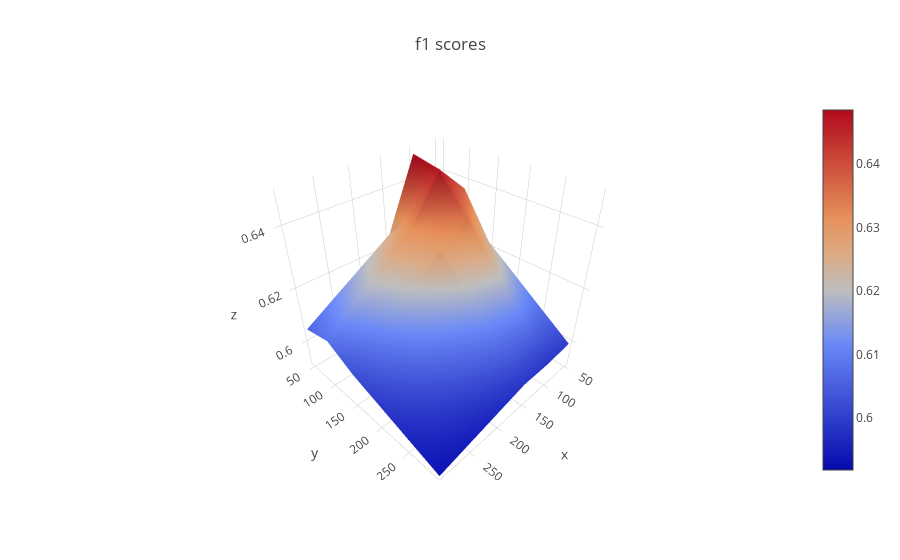
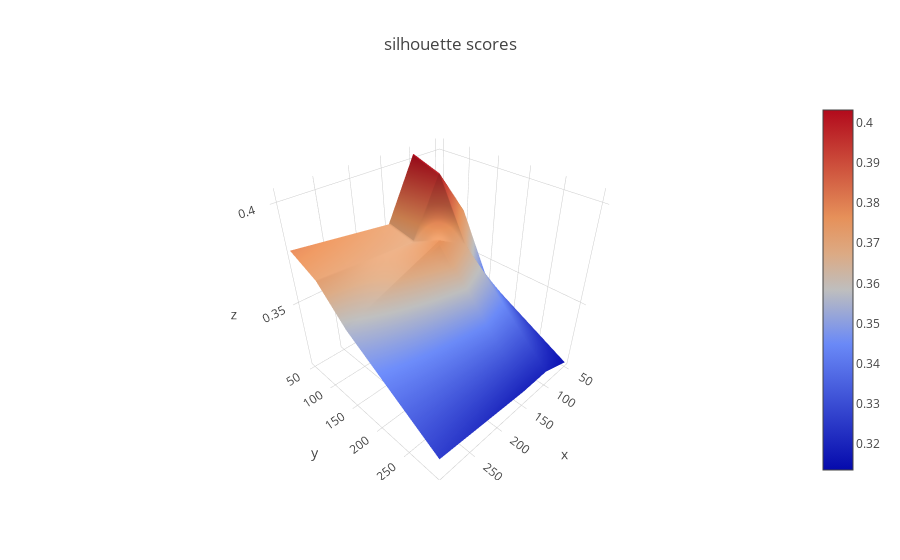
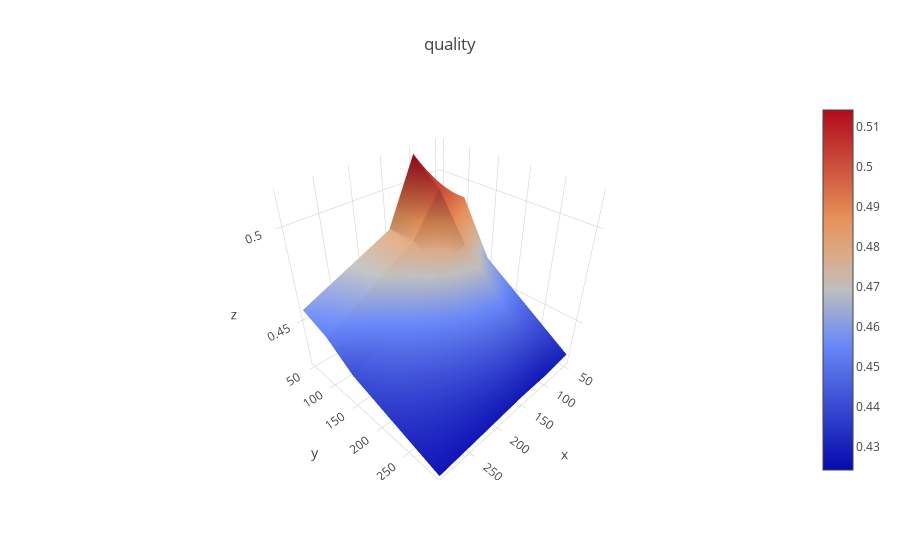
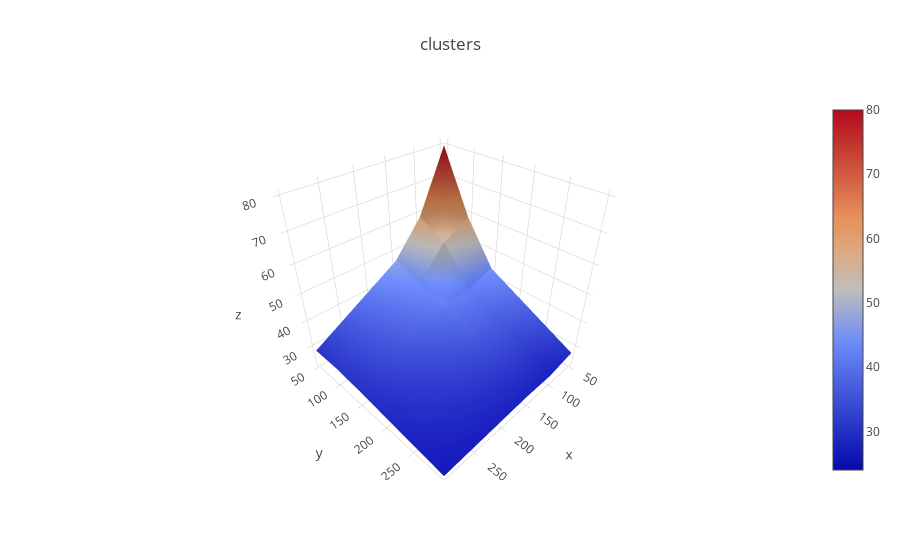

Write notebook code for charts like these, in order.
### Code cell
plot_surfaces(to_plot_f, to_plot_s, to_plot_q, clusters, min_sample_params, min_cluster_sizes)

### Figure 1 — Plotly figure (JSON) as saved in the notebook; plotly's stock layout.template omitted (floating-point values rounded to 4 significant figures)
{"data": [{"type": "surface", "x": [50, 100, 150, 300], "y": [50, 100, 150, 300], "z": [[0.6306, 0.6485, 0.6251, 0.6056], [0.6372, 0.6466, 0.6326, 0.6079], [0.6223, 0.6354, 0.6291, 0.6026], [0.5997, 0.5987, 0.5987, 0.5918]]}], "layout": {"title": "f1 scores"}}

### Figure 2 — Plotly figure (JSON) as saved in the notebook; plotly's stock layout.template omitted (floating-point values rounded to 4 significant figures)
{"data": [{"type": "surface", "x": [50, 100, 150, 300], "y": [50, 100, 150, 300], "z": [[0.3816, 0.4032, 0.3717, 0.3787], [0.3732, 0.3982, 0.3687, 0.3719], [0.34, 0.3672, 0.3766, 0.3563], [0.3136, 0.3199, 0.3199, 0.3246]]}], "layout": {"title": "silhouette scores"}}

### Figure 3 — Plotly figure (JSON) as saved in the notebook; plotly's stock layout.template omitted (floating-point values rounded to 4 significant figures)
{"data": [{"type": "surface", "x": [50, 100, 150, 300], "y": [50, 100, 150, 300], "z": [[0.4904, 0.5142, 0.4795, 0.4577], [0.4915, 0.5018, 0.48, 0.452], [0.4628, 0.478, 0.4714, 0.4407], [0.4296, 0.4278, 0.4278, 0.4242]]}], "layout": {"title": "quality"}}

### Figure 4 — Plotly figure (JSON) as saved in the notebook; plotly's stock layout.template omitted (floating-point values rounded to 4 significant figures)
{"data": [{"type": "surface", "x": [50, 100, 150, 300], "y": [50, 100, 150, 300], "z": [[80, 59, 47, 29], [59, 54, 43, 29], [44, 41, 40, 28], [28, 26, 26, 24]]}], "layout": {"title": "clusters"}}
